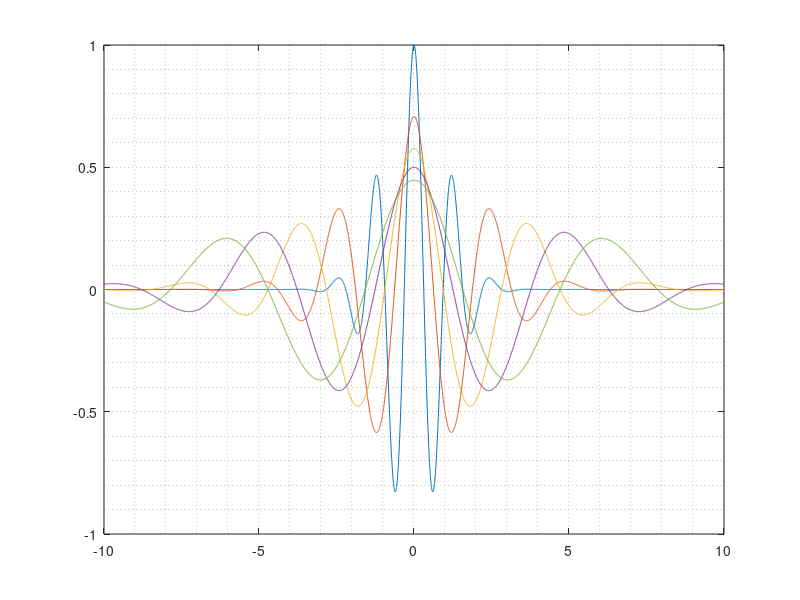
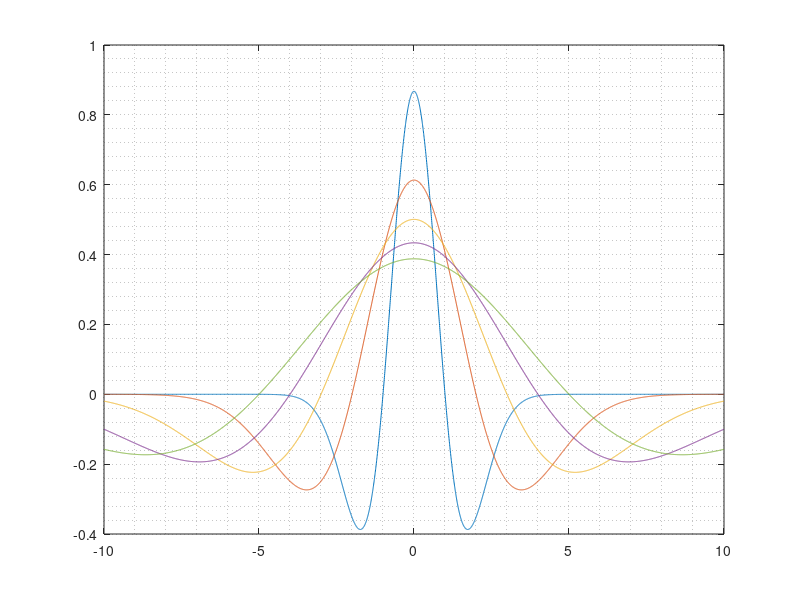
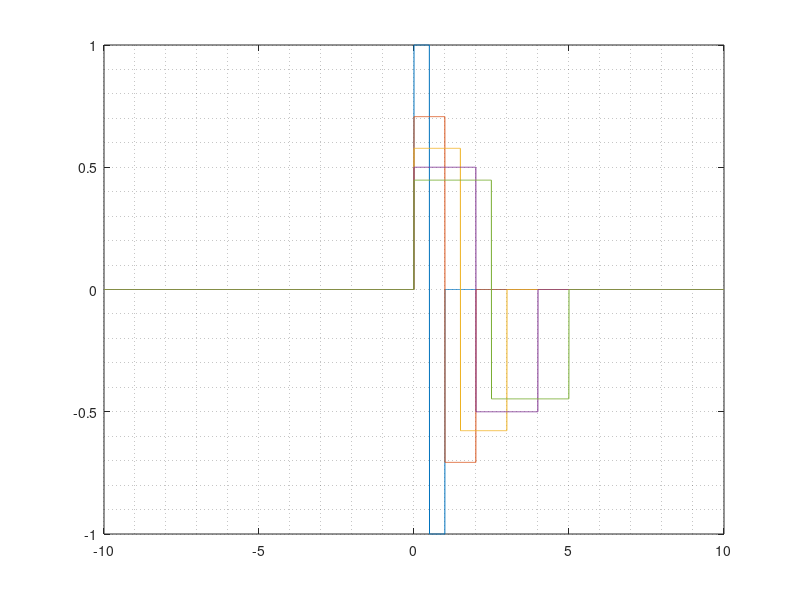

Write MATLAB code to recreate these figures, in order. (Note: this script raises an error after producing the figures.)
clear, clc, close all;

fs = 200;
T = 10;
ts = -T:1/fs:T-1/fs;

%% Morlet family
family_counter = 5;
disp = 0;
stretch = 1;
family_coeff = 1/sqrt(stretch);
family_arg = (ts - disp)/stretch;

figure('Name','Morlet family','units','normalized',...
    'outerposition',[0 0.5 0.5 0.5]);

for i = 1:family_counter
    disp = 0;
    stretch = i;
    family_coeff = 1/sqrt(stretch);
    family_arg = (ts - disp)/stretch;
    c = cos(5*family_arg);
    g = exp(-family_arg.^2/2);
    w = family_coeff*c.*g;
    plot(ts,w), hold on;
    grid minor;
end

%% Mexican hat family
family_counter = 5;
disp = 0;
stretch = 1;
family_coeff = 1/sqrt(stretch);
family_arg = (ts - disp)/stretch;

figure('Name','Mexican hat family','units','normalized',...
    'outerposition',[0.5 0.5 0.5 0.5]);

for i = 1:family_counter
    disp = 0;
    stretch = i;
    family_coeff = 1/sqrt(stretch);
    family_arg = (ts - disp)/stretch;
    c = 2/(sqrt(3)*pi^(1/4))*(1-family_arg.^2);
    g = exp(-family_arg.^2/2);
    w = family_coeff*c.*g;
    plot(ts,w), hold on;
    grid minor;
end

%% Haar family
family_counter = 5;
disp = 0;
stretch = 1;
family_coeff = 1/sqrt(stretch);
family_arg = (ts - disp)/stretch;

figure('Name','Haar family','units','normalized',...
    'outerposition',[0 0 0.5 0.5]);

for i = 1:family_counter
    disp = 0;
    stretch = i;
    family_coeff = 1/sqrt(stretch);
    family_arg = (ts - disp)/stretch;
    w = zeros(1,length(family_arg));
    w((family_arg >= 0) & (family_arg < 0.5)) = family_coeff*1;
    w((family_arg >= 0.5) & (family_arg < 1)) = family_coeff*(-1);
    plot(ts,w), hold on;
    grid minor;
end

%% Daubechies family
family_counter = 5;

figure('Name','Daubechies family','units','normalized',...
    'outerposition',[0.5 0 0.5 0.5]);

for i = 1:family_counter
    dbN = strcat('db',string(i));
    fb = dwtfilterbank('Wavelet',dbN,'SignalLength',length(ts),'Level',10,'SamplingFrequency',fs);
    [psiw, tw] = wavelets(fb);
    plot(ts, psiw(10,:)), hold on;
    grid minor;
end
